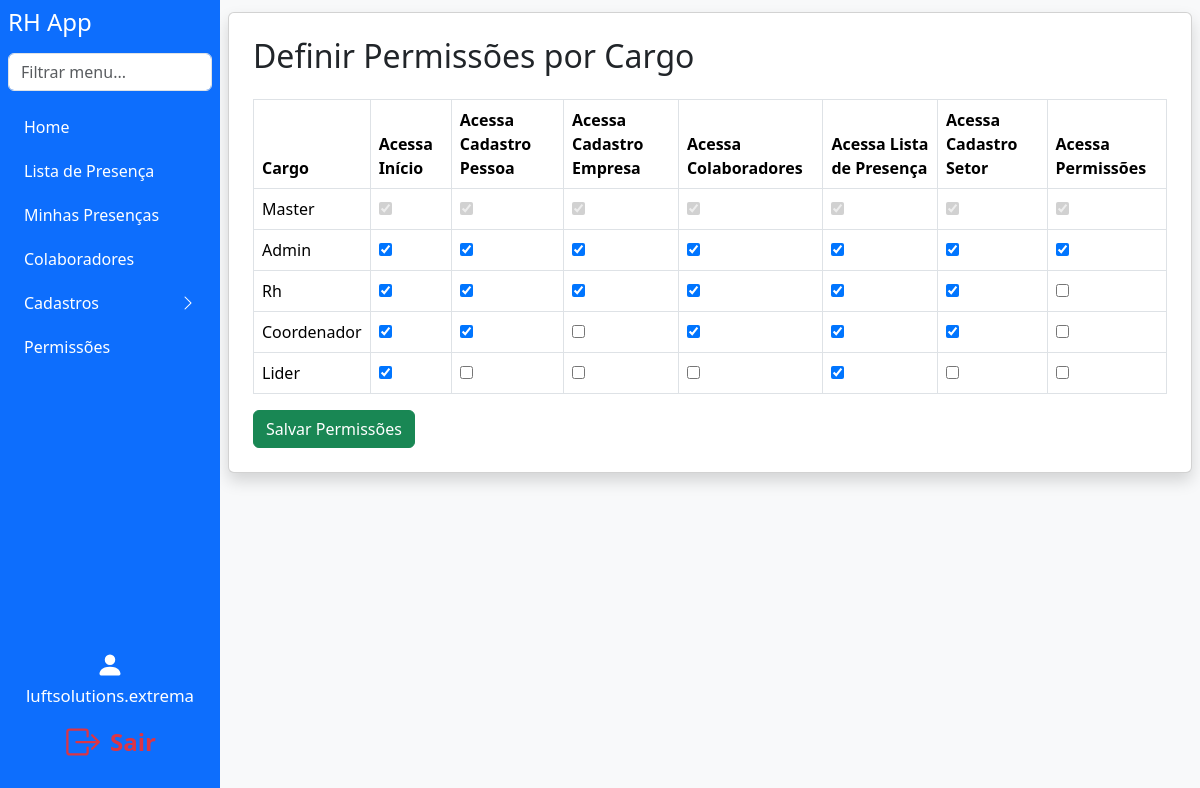
The page /permissions (signed in) on the database its author committed.
### models.py (models this page shows)
class User(db.Model):
    id = db.Column(db.Integer, primary_key=True)
    username = db.Column(db.String(150), unique=True, nullable=False)
    password = db.Column(db.String(150), nullable=False)
    company_id = db.Column(db.Integer, db.ForeignKey('company.id'), nullable=True)
    role = db.Column(db.String(50), nullable=False, default='user')
    all_companies = db.Column(db.Boolean, default=False)
    setor = db.Column(db.String(100), nullable=True)
    turno = db.Column(db.String(50), nullable=True)
    all_setores = db.Column(db.Boolean, default=False)
    all_turnos = db.Column(db.Boolean, default=False)
    setor_id = db.Column(db.Integer, db.ForeignKey('setor.id'))
    setor = db.relationship('Setor')

class Permission(db.Model):
    id = db.Column(db.Integer, primary_key=True)
    role = db.Column(db.String(50), unique=True, nullable=False)
    can_access_index = db.Column(db.Boolean, default=False)
    can_access_register_person = db.Column(db.Boolean, default=False)
    can_access_register_company = db.Column(db.Boolean, default=False)
    can_access_colaboradores = db.Column(db.Boolean, default=False)
    can_access_lista_presenca = db.Column(db.Boolean, default=False)
    can_access_register_sector = db.Column(db.Boolean, default=False)  # <-- Adicione esta linha!
    can_access_permissions = db.Column(db.Boolean, default=False)
    can_access_setores = db.Column(db.Boolean, default=False)

### app.py (the view, shortened to what this page needs)
@app.route('/permissions', methods=['GET', 'POST'])
def permissions():
    if g.user is None or not (g.user.role == 'master' or g.user.username == MASTER_USER or has_permission(g.user, 'can_access_permissions')):
        flash('Sem acesso. Entre em contato: analiseoperacional.extrema@luftsolutions.com.br')
        return redirect(url_for('index'))
    roles = ['master', 'admin', 'rh', 'coordenador', 'lider']
    permissions = {p.role: p for p in Permission.query.all()}
    return render_template(
        'permissions.html',
        user=g.user,
        permissions=permissions,
        roles=roles,
        PERMISSIONS=PERMISSIONS,
        getattr=getattr  # <-- Adicione isso!
    )

### app.py (called while the page is built)
@app.before_request
def load_logged_in_user():
    user_id = session.get('user_id')
    g.user = None
    if user_id is not None:
        g.user = User.query.get(user_id)

def has_permission(user, perm_field):
    if user.role == 'master' or user.username == MASTER_USER:
        return True
    perm = Permission.query.filter_by(role=user.role).first()
    return getattr(perm, perm_field, False) if perm else False

### templates/permissions.html (shortened to what this page needs)
<!DOCTYPE html>
<html lang="pt-br">
<head>
    <link href="https://cdn.jsdelivr.net/npm/bootstrap@5.3.3/dist/css/bootstrap.min.css" rel="stylesheet">
</head>
<body class="bg-light">
    {% extends "navbar.html" %}
    {% block content %}
    <div class="card shadow p-4 mb-4">
        <h2 class="mb-4">Definir Permissões por Cargo</h2>
        <form method="POST">
            <table class="table table-bordered">
                <thead>
                    <tr>
                        <th>Cargo</th>
                        {% for field, label in PERMISSIONS %}
                            <th>{{ label }}</th>
                        {% endfor %}
                    </tr>
                </thead>
                <tbody>
                    {% for role in roles %}
                    <tr>
                        <td>{{ role.capitalize() }}</td>
                        {% if role == 'master' %}
                            {% for field, label in PERMISSIONS %}
                                <td><input type="checkbox" checked disabled></td>
                            {% endfor %}
                        {% else %}
                            {% for field, label in PERMISSIONS %}
                                <td>
                                    <input type="checkbox" name="{{ role }}_{{ field }}" {% if permissions.get(role) and getattr(permissions[role], field) %}checked{% endif %}>
                                </td>
                            {% endfor %}
                        {% endif %}
                    </tr>
                    {% endfor %}
                </tbody>
            </table>
            <button type="submit" class="btn btn-success">Salvar Permissões</button>
        </form>
    </div>
    {% endblock %}

### templates/navbar.html (shortened to what this page needs)
<div class="d-flex">
  <nav class="sidebar bg-primary text-white p-2 d-flex flex-column"
       style="width: 220px; min-width: 220px; max-width: 220px; height: 100vh; position: fixed; left: 0; top: 0; bottom: 0; z-index: 1040; overflow-y: auto;">
    <h4 class="mb-3">RH App</h4>
    <input class="form-control mb-3" type="text" id="menuSearch" placeholder="Filtrar menu...">
    <ul class="nav flex-column" id="sidebarMenu">
      {% if user and has_permission(user, 'can_access_index') %}
      <li class="nav-item mb-1">
        <a class="nav-link text-white" href="{{ url_for('index') }}">Home</a>
      </li>
      {% endif %}
      {% if user and has_permission(user, 'can_access_lista_presenca') %}
      <li class="nav-item mb-1">
        <a class="nav-link text-white" href="{{ url_for('lista_presenca') }}">Lista de Presença</a>
      </li>
      <li class="nav-item mb-1">
        <a class="nav-link text-white" href="{{ url_for('minhas_presencas') }}">Minhas Presenças</a>
      </li>
      {% endif %}
      {% if user and has_permission(user, 'can_access_colaboradores') %}
      <li class="nav-item mb-1">
        <a class="nav-link text-white" href="{{ url_for('colaboradores') }}">Colaboradores</a>
      </li>
      {% endif %}
      {% set pode_cadastro = (
        has_permission(user, 'can_access_register_person') or
        has_permission(user, 'can_access_register_company') or
        has_permission(user, 'can_access_register_sector')
      ) %}
      {% if user and pode_cadastro %}
      <li class="nav-item mb-1">
        <a class="nav-link text-white d-flex justify-content-between align-items-center"
           data-bs-toggle="collapse"
           href="#cadastrosCollapse"
           role="button"
           aria-expanded="false"
           aria-controls="cadastrosCollapse"
           id="cadastrosToggle">
          Cadastros
          <span id="cadastrosIcon" class="bi bi-chevron-right"></span>
        </a>
      </li>
      {% endif %}
      {% if user and (user.role == 'admin' or user.role == 'master' or user.username == 'luftsolutions.extrema') %}
      <li class="nav-item mb-1">
        <a class="nav-link text-white" href="{{ url_for('permissions') }}">Permissões</a>
      </li>
      {% endif %}
    </ul>
    <div class="mt-auto d-flex flex-column justify-content-end align-items-center"
         style="height: 180px; width: 100%; padding-bottom: 24px;">
      {% if user %}
        <div class="mb-2 w-100 d-flex align-items-center justify-content-center flex-column">
          <span class="mb-1" style="font-size: 1.1rem;">
            <svg xmlns="http://www.w3.org/2000/svg" width="28" height="28" fill="#fff" class="bi bi-person-fill" viewBox="0 0 16 16" style="vertical-align:middle;">
              <path d="M3 14s-1 0-1-1 1-4 6-4 6 3 6 4-1 1-1 1H3zm5-6a3 3 0 1 0 0-6 3 3 0 0 0 0 6z"/>
            </svg>
          </span>
          <span style="font-size: 1.05rem;">{{ user.username }}</span>
        </div>
        <a href="{{ url_for('logout') }}" title="Sair"
           class="btn btn-lg w-100 d-flex align-items-center justify-content-center"
           style="background: none; border: none; color: #dc3545; font-size: 1.5rem;">
          <span style="color:#dc3545; font-weight:600;">Sair</span>
        </a>
      {% endif %}
    </div>
  </nav>
  <div class="flex-grow-1" style="min-height: 100vh; padding: 12px 8px 8px 8px; margin-left: 220px;">
    {% block content %}{% endblock %}
  </div>
</div>
<link rel="stylesheet" href="https://cdn.jsdelivr.net/npm/bootstrap-icons@1.11.3/font/bootstrap-icons.min.css">

### rows shown on the page
User: username "luftsolutions.extrema", capitalize "Master"
Permission: capitalize "Admin", can_access_index "☑" "☑" "☑" "☑" "☑" "☑" "☑"
Permission: can_access_index "☑" "☑" "☑" "☑" "☑" "☑"
Permission: capitalize "Coordenador", can_access_index "☑" "☑" "☑" "☑" "☑"
Permission: capitalize "Lider", can_access_index "☑" "☑"

### other values the page prints
{{ label }} "Acessa Início" "Acessa Cadastro Pessoa" "Acessa Cadastro Empresa" "Acessa Colaboradores" "Acessa Lista de Presença" "Acessa Cadastro Setor" "Acessa Permissões"
{{ role.capitalize() }} "Rh"
